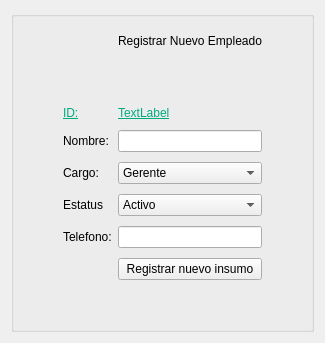
                <widget class="QWidget" name="RegistrarEmpleado">
                 <property name="styleSheet">
                  <string notr="true"/>
                 </property>
                 <attribute name="title">
                  <string>Registrar empleado</string>
                 </attribute>
                 <layout class="QVBoxLayout" name="verticalLayout_7">
                  <item>
                   <widget class="QGroupBox" name="groupBox_2">
                    <property name="title">
                     <string/>
                    </property>
                    <layout class="QGridLayout" name="gridLayout_5">
                     <property name="verticalSpacing">
                      <number>10</number>
                     </property>
                     <item row="7" column="4">
                      <widget class="QPushButton" name="pushButton_Registrar_Empleado">
                       <property name="text">
                        <string>Registrar nuevo insumo</string>
                       </property>
                      </widget>
                     </item>
                     <item row="4" column="1" colspan="2">
                      <widget class="QLabel" name="label_18">
                       <property name="styleSheet">
                        <string notr="true">font: 14pt &quot;MS Shell Dlg 2&quot;;</string>
                       </property>
                       <property name="text">
                        <string>Cargo:</string>
                       </property>
                      </widget>
                     </item>
                     <item row="2" column="1">
                      <widget class="QLabel" name="label_17">
                       <property name="styleSheet">
                        <string notr="true">font: 75 14pt &quot;MS Shell Dlg 2&quot;;
text-decoration: underline;
color:rgb(0, 170, 127);
</string>
                       </property>
                       <property name="text">
                        <string>ID:</string>
                       </property>
                      </widget>
                     </item>
                     <item row="5" column="4">
                      <widget class="QComboBox" name="comboBox_Estatus_Empleado">
                       <item>
                        <property name="text">
                         <string>Activo</string>
                        </property>
                       </item>
                       <item>
                        <property name="text">
                         <string>Inactivo</string>
                        </property>
                       </item>
                      </widget>
                     </item>
                     <item row="8" column="4">
                      <spacer name="verticalSpacer_8">
                       <property name="orientation">
                        <enum>Qt::Vertical</enum>
                       </property>
                       <property name="sizeHint" stdset="0">
                        <size>
                         <width>20</width>
                         <height>40</height>
                        </size>
                       </property>
                      </spacer>
                     </item>
                     <item row="0" column="4">
                      <widget class="QLabel" name="label_20">
                       <property name="minimumSize">
                        <size>
                         <width>30</width>
                         <height>30</height>
                        </size>
                       </property>
                       <property name="maximumSize">
                        <size>
                         <width>1500</width>
                         <height>200</height>
                        </size>
                       </property>
                       <property name="styleSheet">
                        <string notr="true">font: 75 36pt &quot;MS Shell Dlg 2&quot;;</string>
                       </property>
                       <property name="lineWidth">
                        <number>-1</number>
                       </property>
                       <property name="text">
                        <string>Registrar Nuevo Empleado</string>
                       </property>
                       <property name="alignment">
                        <set>Qt::AlignLeading|Qt::AlignLeft|Qt::AlignVCenter</set>
                       </property>
                      </widget>
                     </item>
                     <item row="4" column="0">
                      <spacer name="horizontalSpacer_12">
                       <property name="orientation">
                        <enum>Qt::Horizontal</enum>
                       </property>
                       <property name="sizeHint" stdset="0">
                        <size>
                         <width>40</width>
                         <height>20</height>
                        </size>
                       </property>
                      </spacer>
                     </item>
                     <item row="2" column="4">
                      <widget class="QLabel" name="ID_Empleado">
                       <property name="styleSheet">
                        <string notr="true">font: 75 14pt &quot;MS Shell Dlg 2&quot;;
text-decoration: underline;
color:rgb(0, 170, 127);</string>
                       </property>
                       <property name="text">
                        <string>TextLabel</string>
                       </property>
                      </widget>
                     </item>
                     <item row="5" column="1">
                      <widget class="QLabel" name="label_21">
                       <property name="text">
                        <string>Estatus</string>
                       </property>
                      </widget>
                     </item>
                     <item row="0" column="5">
                      <spacer name="horizontalSpacer_14">
                       <property name="orientation">
                        <enum>Qt::Horizontal</enum>
                       </property>
                       <property name="sizeHint" stdset="0">
                        <size>
                         <width>40</width>
                         <height>20</height>
                        </size>
                       </property>
                      </spacer>
                     </item>
                     <item row="6" column="1" colspan="2">
                      <widget class="QLabel" name="label_16">
                       <property name="styleSheet">
                        <string notr="true">font: 14pt &quot;MS Shell Dlg 2&quot;;</string>
                       </property>
                       <property name="text">
                        <string>Telefono:</string>
                       </property>
                      </widget>
                     </item>
                     <item row="3" column="1" colspan="2">
                      <widget class="QLabel" name="label_19">
                       <property name="styleSheet">
                        <string notr="true">font: 14pt &quot;MS Shell Dlg 2&quot;;</string>
                       </property>
                       <property name="text">
                        <string>Nombre:</string>
                       </property>
                      </widget>
                     </item>
                     <item row="6" column="4">
                      <widget class="QLineEdit" name="lineEdit_Telefono_Empleado"/>
                     </item>
                     <item row="4" column="4">
                      <widget class="QComboBox" name="comboBox_Cargo_Empleado">
                       <item>
                        <property name="text">
                         <string>Gerente</string>
                        </property>
                       </item>
                       <item>
                        <property name="text">
                         <string>Cajero</string>
                        </property>
                       </item>
                       <item>
                        <property name="text">
                         <string>Repartidor</string>
                        </property>
                       </item>
                       <item>
                        <property name="text">
                         <string>Cocinero</string>
                        </property>
                       </item>
                      </widget>
                     </item>
                     <item row="3" column="4">
                      <widget class="QLineEdit" name="lineEdit_Nombre_Empleado"/>
                     </item>
                     <item row="1" column="4">
                      <spacer name="verticalSpacer_7">
                       <property name="orientation">
                        <enum>Qt::Vertical</enum>
                       </property>
                       <property name="sizeHint" stdset="0">
                        <size>
                         <width>20</width>
                         <height>40</height>
                        </size>
                       </property>
                      </spacer>
                     </item>
                    </layout>
                   </widget>
                  </item>
                 </layout>
                </widget>
